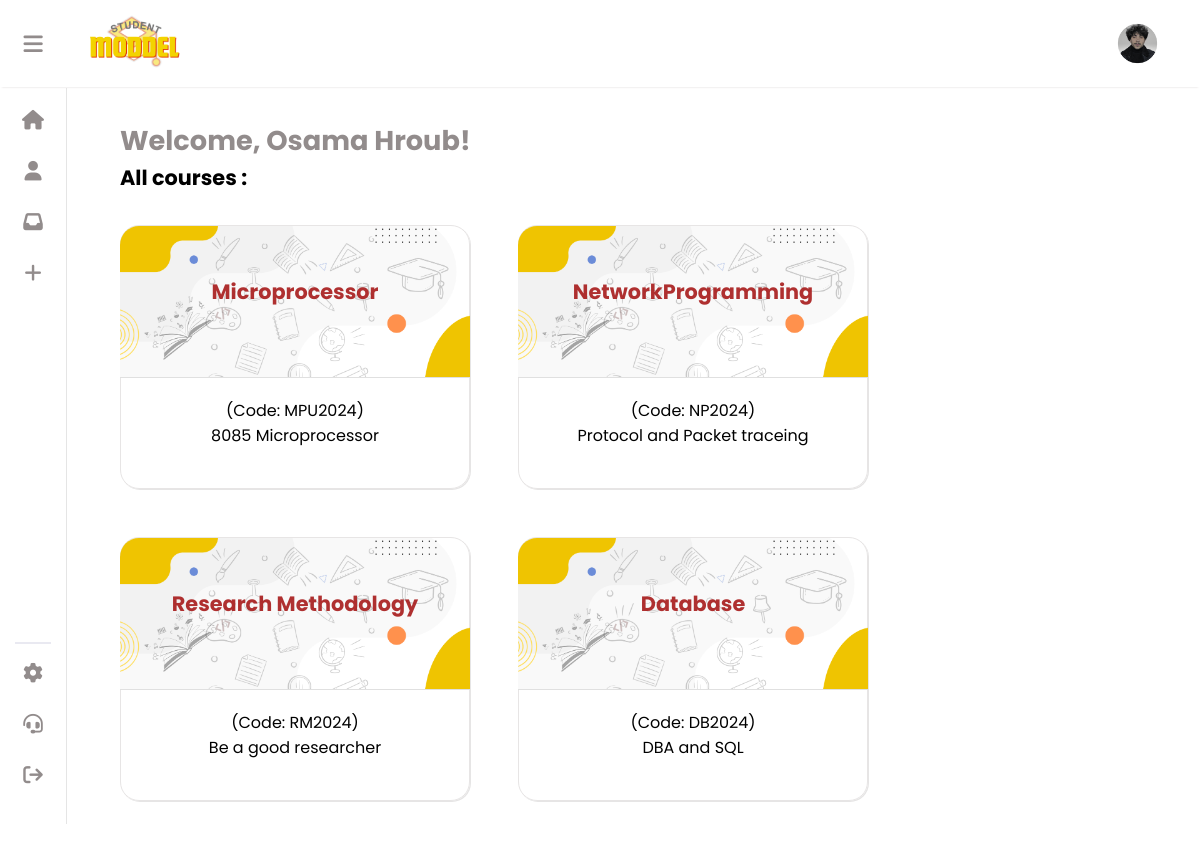
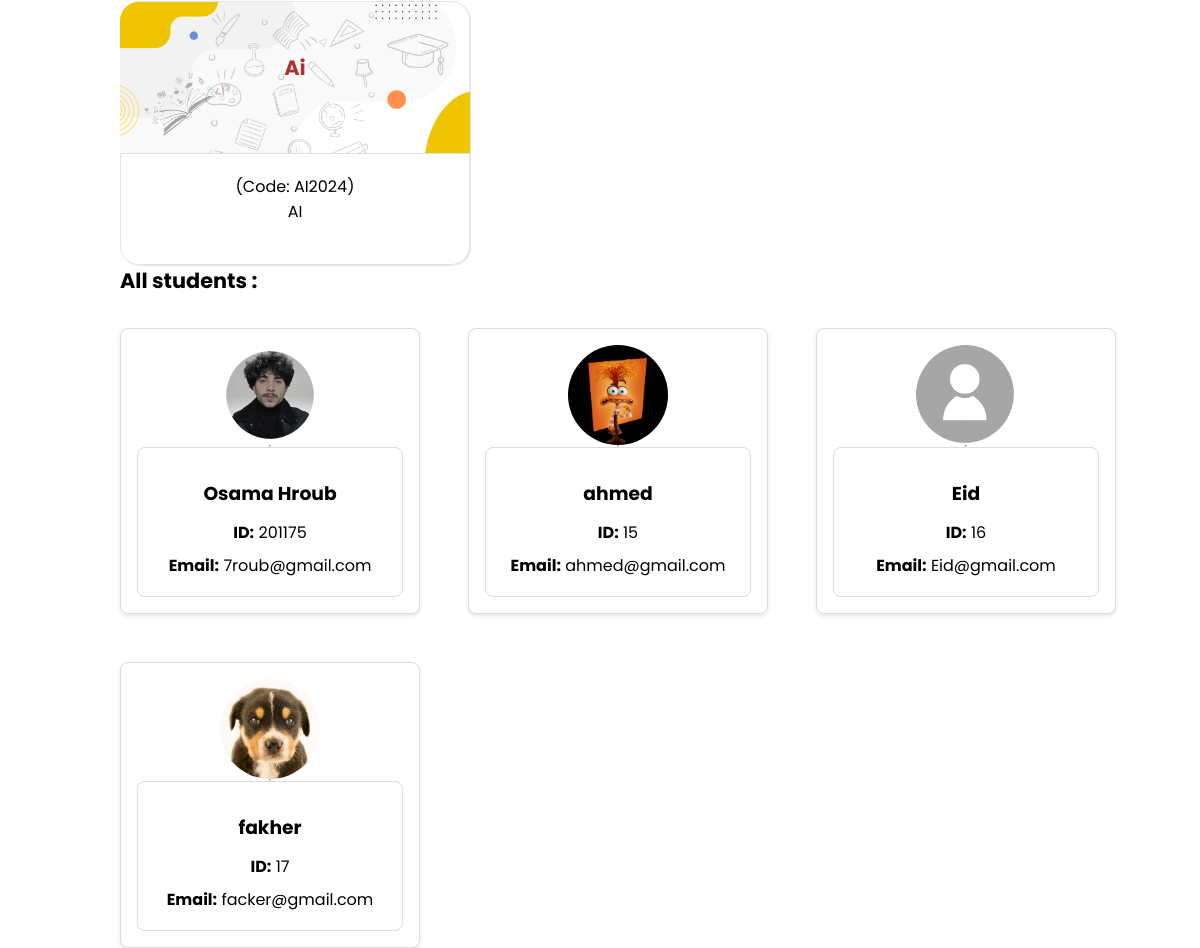
The app's page / (signed in) with its own data (2 pictures, top to bottom).
### crud/models.py (models this page shows, shortened)
class Student(models.Model):
    fullname = models.CharField(max_length=90,null=False,default='No Name Provided')
    user = models.ForeignKey(User, on_delete=models.CASCADE, default=1)
    email = models.CharField(max_length=100)
    id_user = models.IntegerField( null=True)
    avatar = models.ImageField(upload_to='avatars/', null=True, blank=True, default= 'defult.png')
    bio = models.CharField(max_length=250 , null=True, blank=True, default='None')

class Courses(models.Model):
    code = models.CharField(primary_key=True, max_length=10)
    name = models.CharField(max_length=100)
    description = models.CharField(max_length=255)
    prerequisites = models.ManyToManyField('self', through='Prerequisties', symmetrical=False)
    instractor = models.CharField(max_length=30,default='')
    capacity = models.IntegerField(default=0)
    schedule_id = models.ForeignKey(CoruseSchedules,on_delete=models.CASCADE,null=True,unique=True)

### crud/views.py (the view)
# urls.py: path('', views.home, name=''),
@login_required(login_url='/login'  )
def home(request):
    userl = request.user#used to return user to the home page also i used this for the user photo in the navigatior u will see that i do the same thing may time becouse i
    print(f'Logged-in user: {userl}')
    student = Student.objects.filter(user=userl).first()
    print(f'Student found: {student}')
    courseAdmin = Courses.objects.all()
    courses = []
    students = Student.objects.all()
    if student:
        registrations = studentsReg.objects.filter(student_id=student)
        print(f'Registrations found: {registrations.count()}')
        for registration in registrations:
            course = registration.course_id
            courses.append(course)
            print(f'Registered Course: {course.name}, Code: {course.code}')
    return render(request, 'index.html', {'student': student, 'courses': courses,'courseAdmin':courseAdmin,'users':students} )

### crud/templates/index.html (shortened to what this page needs)
<!DOCTYPE html>
<html lang="en">
<head>
    {% load static %}
    <link rel="stylesheet" type="text/css" href="{% static 'css/style.css' %}">
    <link rel="stylesheet" href="https://cdnjs.cloudflare.com/ajax/libs/font-awesome/6.5.1/css/all.min.css"
 />
</head>
<body>
    {% include "aside.html" %}
    <div class="pagecontent">
        <div class="content">
            <h1 class="h1name">Welcome, {{ student.fullname }}!</h1>
            {%if user.is_staff%}
            <h2>All courses : </h2>
            <ul class="coursesReg">
                {% for course in courseAdmin %}
                    <div class="courses">
                        <div class="header1">
                            <a href="{% url 'course' course.code %}"><h2>{{ course.name }}</h2></a>
                        </div>
                        <li>(Code: {{ course.code }})</li>
                        <li>{{ course.description }}</li>
                    </div>
                {% empty %}
                    <li>There is no courses added.</li>
                {% endfor %}
            </ul>
            <h2>All students : </h2>
            <ul class="coursesReg">
                {% for user in users %}
                <div class="card">
                <img src="{{ user.avatar.url }}" alt="{{ user.fullname }}">
                <hr>
                <div class="userdata">
                    <h3 >{{ user.fullname }}</h3>
                    <p><strong>ID:</strong> {{ user.id_user }}</p>
                    <p><strong>Email:</strong> {{ user.email }}</p>
                </div>
            </div>
        {% endfor %}
            </ul>
            {%endif%}
        </div>
    </div>
</body>
</html>

### crud/templates/aside.html (shortened to what this page needs)
{% load static %}
<div class="navcontainer">   <nav>
    <div class="navbar">
        <button class="user" id="user">
            <i class="fa-solid fa-bars"></i>
        </button>
        <div class="logo">
            <a href="{% url '' %}"><img src="{% static 'logo.png' %}" width="100px" alt="" class="logoimg"></a>
        </div>
    </div>
    <div class="new">
        {% if student.avatar %}
        <img  src="{{student.avatar.url}}" height="45px" width="45px" style="border-radius: 50%;" alt="" class="profile">
        {% else %}
        <img  src="{% static 'assets/defult.png'%}" height="45px" width="45px" style="border-radius: 50%;" alt="" class="profile">
        {% endif %}
    </div>
</nav></div>
<aside class="aside" id="aside">
    <div class="list">
        <ul>
            <li><button>
                <a href="{% url '' %}"><i class="fa-solid fa-house"></i><span class="text">home</span></a>
                </button></li>
            <li><button>
                  <a href="{% url 'profile' %}">  <i class="fa-solid fa-user"></i><span class="text">profile</span></a>
                </button></li>
            <li><button>
                <a href="{% url 'notifications' %}"><i class="fa-solid fa-inbox"></i></i><span class="text">inbox</span>
                </button></li></a>
                {%if user.is_staff%}
            <li><button id="add">
                <a href="{% url 'addcourse' %}">
            <i class="fa-solid fa-plus"></i><span class="text">Add Course</span> </a>
        </button></li>
        {%endif%}
        </ul>
    </div>
    <hr>
    <div class="list">
        <ul>
            <li><button>
                <a href="{% url 'sittings' %}"><i class="fa-solid fa-gear"></i><span class="text">sittings</span></a>
                </button></li>
            <li><button>
                <a href="{% url 'support' %}"><i class="fa-solid fa-headset"></i><span class="text">Contact</span></a>
                </button></li>
            <li><button >
                   <a href="{% url 'logout' %}"><i class="fa-solid fa-arrow-right-from-bracket"></i><span class="text">logOut</span></a>
                </button></li>
        </ul>
    </div>
</aside>

### crud/templates/index.html (style rules this page uses)
.header1 a { text-decoration: none; }
.card { display: flex; flex-direction: column; justify-content: space-around; align-items: center; border: 1px solid #ddd; border-radius: 8px; box-shadow: 0 2px 4px rgba(0, 0, 0, 0.1); width: 300px; padding: 16px; background-color: #fff; }
.card img { width: 100px; height: 100px; border-radius: 50%; object-fit: cover; }
.card h3 { margin: 16px 0 8px; }
.card p { margin: 4px 0; }
.userdata { display: flex; flex-direction: column; justify-content: center; align-items: center; border: 1px solid #ddd; border-radius: 8px; width: 100%; height: 150px; background-color: #fff; }

### records on screen
Student: avatar (picture), fullname "Osama Hroub", id_user "201175", email "7roub@gmail.com"
Courses: name "Microprocessor", code "MPU2024", description "8085 Microprocessor"
Courses: name "NetworkProgramming", code "NP2024", description "Protocol and Packet traceing"
Courses: name "Research Methodology", code "RM2024", description "Be a good researcher"
Courses: name "Database", code "DB2024", description "DBA and SQL"
Courses: name "Ai", code "AI2024", description "AI"
Student: avatar (picture), fullname "ahmed", id_user "15", email "ahmed@gmail.com"
Student: avatar (picture), fullname "Eid", id_user "16", email "Eid@gmail.com"
Student: avatar (picture), fullname "fakher", id_user "17", email "facker@gmail.com"
